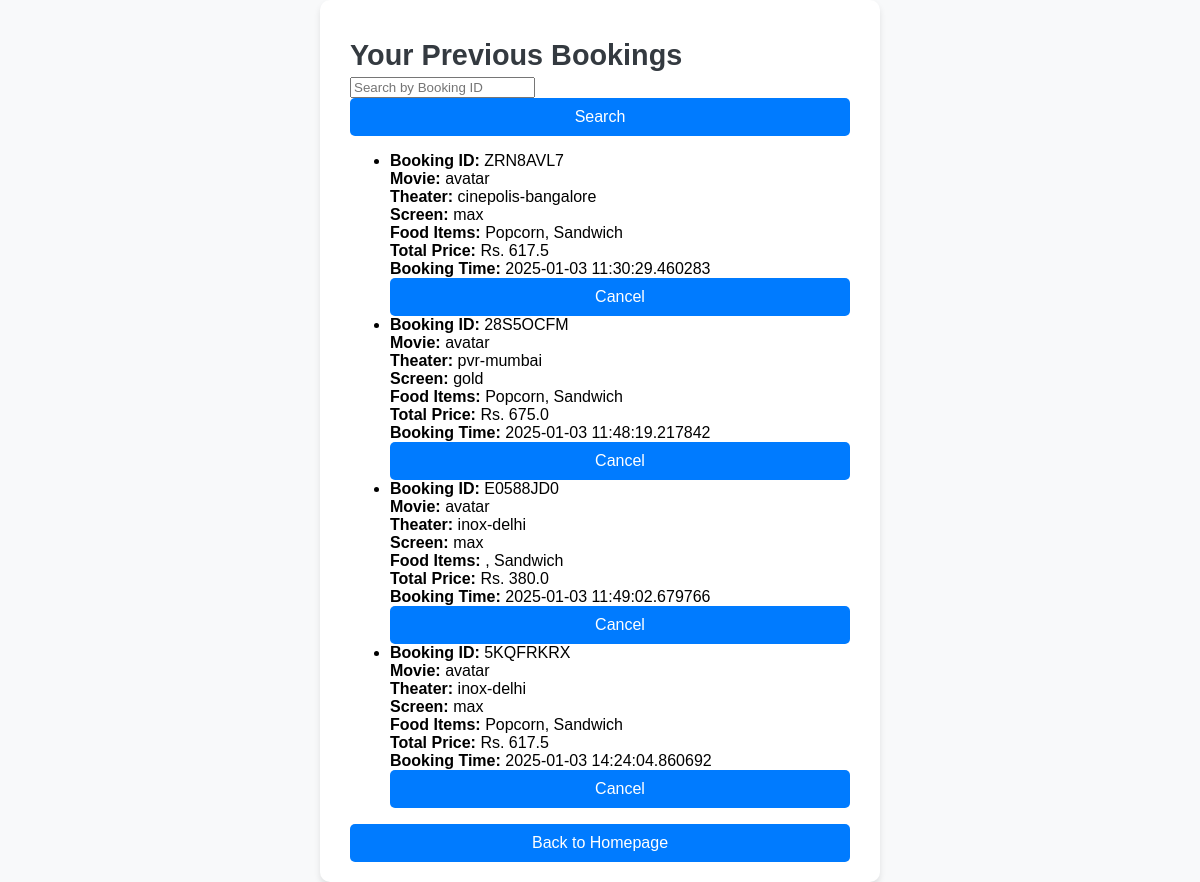
/view_previous_bookings, run on an earlier commit of the app's database.
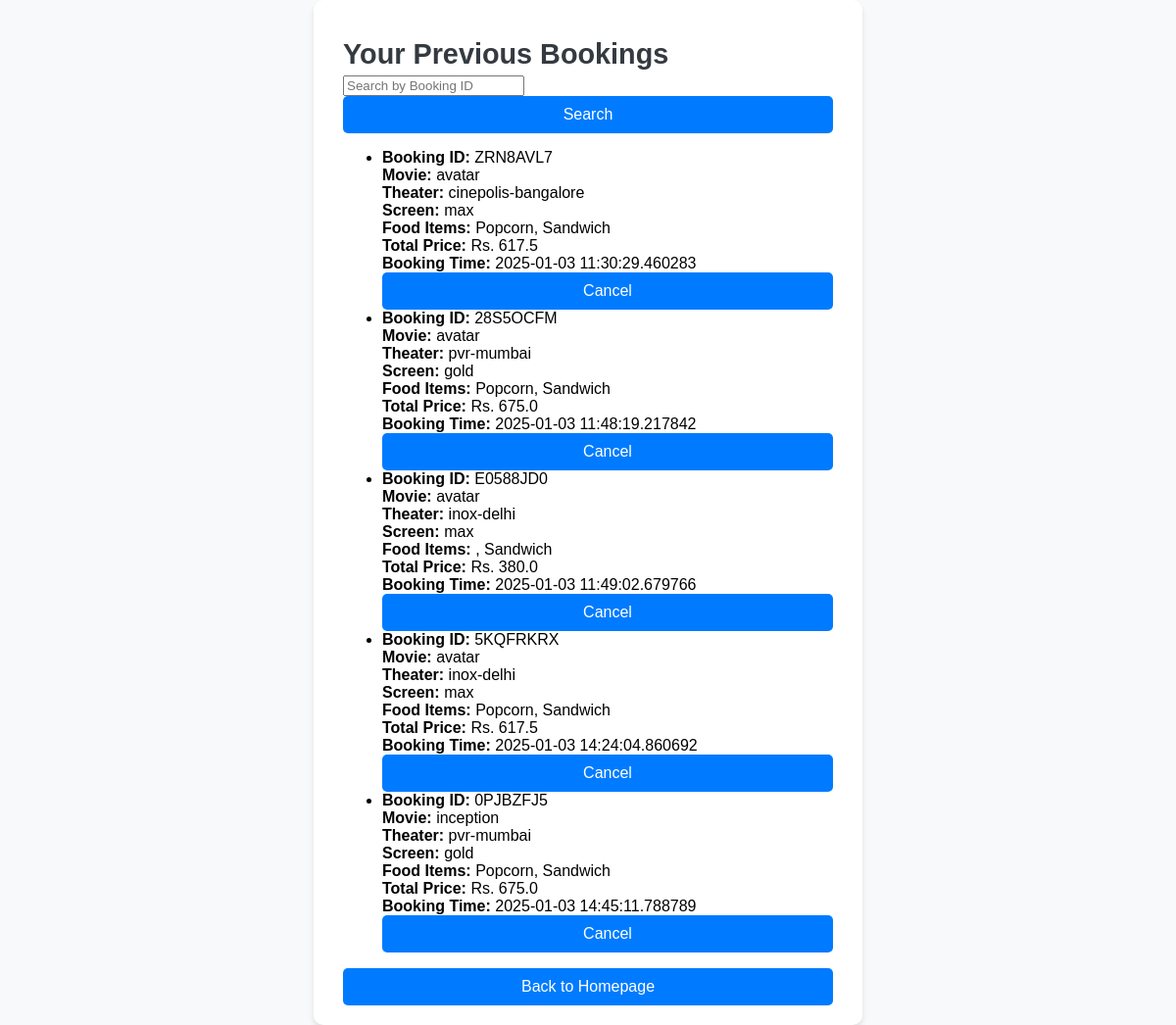
And on a later commit of the database.
### tables this page shows
CREATE TABLE bookings (
                            id INTEGER PRIMARY KEY AUTOINCREMENT,
                            theater TEXT,
                            movie TEXT,
                            screen TEXT,
                            food_items TEXT,
                            total_price REAL,
                            booking_time DATETIME,
                            seat_number INTEGER,
                            booking_id TEXT,
                            canceled INTEGER DEFAULT 0
                          );

### app.py (the view)
@app.route("/view_previous_bookings", methods=["GET"])
def view_previous_bookings():
    with sqlite3.connect('booking.db') as conn:
        cursor = conn.cursor()
        cursor.execute("SELECT * FROM bookings WHERE canceled = 0")
        rows = cursor.fetchall()
        bookings = []
        now = datetime.datetime.now()
        for row in rows:
            booking_time = datetime.datetime.strptime(row[6], '%Y-%m-%d %H:%M:%S.%f')
            cancelable = (booking_time - now).total_seconds() > 30 * 60
            bookings.append({
                "id": row[0],
                "theater": row[1],
                "movie": row[2],
                "screen": row[3],
                "food_items": row[4],
                "total_price": row[5],
                "booking_time": row[6],
                "seat_number": row[7],
                "booking_id": row[8],
                "cancelable": cancelable
            })
    return render_template("previousBookings.html", previous_bookings=bookings)

### templates/previousbookings.html (shortened to what this page needs)
<!DOCTYPE html>
<html lang="en">
<head>
    <link href="{{ url_for('static', filename='css/style.css') }}" rel="stylesheet">
</head>
<body>
    <div class="container">
        <h1>Your Previous Bookings</h1>
        <form method="GET" action="{{ url_for('view_previous_bookings') }}">
            <input type="text" name="booking_id" placeholder="Search by Booking ID" value="{{ search_query }}" />
            <button type="submit">Search</button>
        </form>
        {% if previous_bookings %}
            <ul>
                {% for booking in previous_bookings %}
                <li>
                    <strong>Booking ID:</strong> {{ booking.booking_id }}<br>
                    <strong>Movie:</strong> {{ booking.movie }}<br>
                    <strong>Theater:</strong> {{ booking.theater }}<br>
                    <strong>Screen:</strong> {{ booking.screen }}<br>
                    <strong>Food Items:</strong> {{ booking.food_items.split(",") | join(", ") }}<br>
                    <strong>Total Price:</strong> Rs. {{ booking.total_price }}<br>
                    <strong>Booking Time:</strong> {{ booking.booking_time }}<br>
                    <form method="POST" action="{{ url_for('cancel_booking') }}" style="display: inline;">
                        <button type="submit" {% if not booking.cancelable %} disabled {% endif %}>Cancel</button>
                    </form>
                </li>
                {% endfor %}
            </ul>
        {% else %}
            <p>No previous bookings found.</p>
        {% endif %}
        <button onclick="window.location.href='{{ url_for('home') }}'" class="btn">Back to Homepage</button>
    </div>
</body>
</html>

### static/css/style.css (style rules this page uses)
body { font-family: Arial, sans-serif; margin: 0; padding: 0; background-color: #f8f9fa; display: flex; justify-content: center; align-items: center; min-height: 100vh; }
.container { background: white; padding: 20px 30px; border-radius: 10px; box-shadow: 0 4px 6px rgba(0, 0, 0, 0.1); width: 100%; max-width: 500px; text-align: left; }
.container h1 { font-size: 1.8rem; margin-bottom: 5px; color: #343a40; }
button { width: 100%; padding: 10px 15px; font-size: 1rem; color: white; background-color: #007bff; border: none; border-radius: 5px; cursor: pointer; transition: background-color 0.3s; }

What changed in the data, as far as the page shows it:
added bookings: booking_id "0PJBZFJ5", movie "inception", theater "pvr-mumbai", screen "gold", food_items.split "Popcorn, Sandwich", total_price "675.0", booking_time "2025-01-03 14:45:11.788789"
